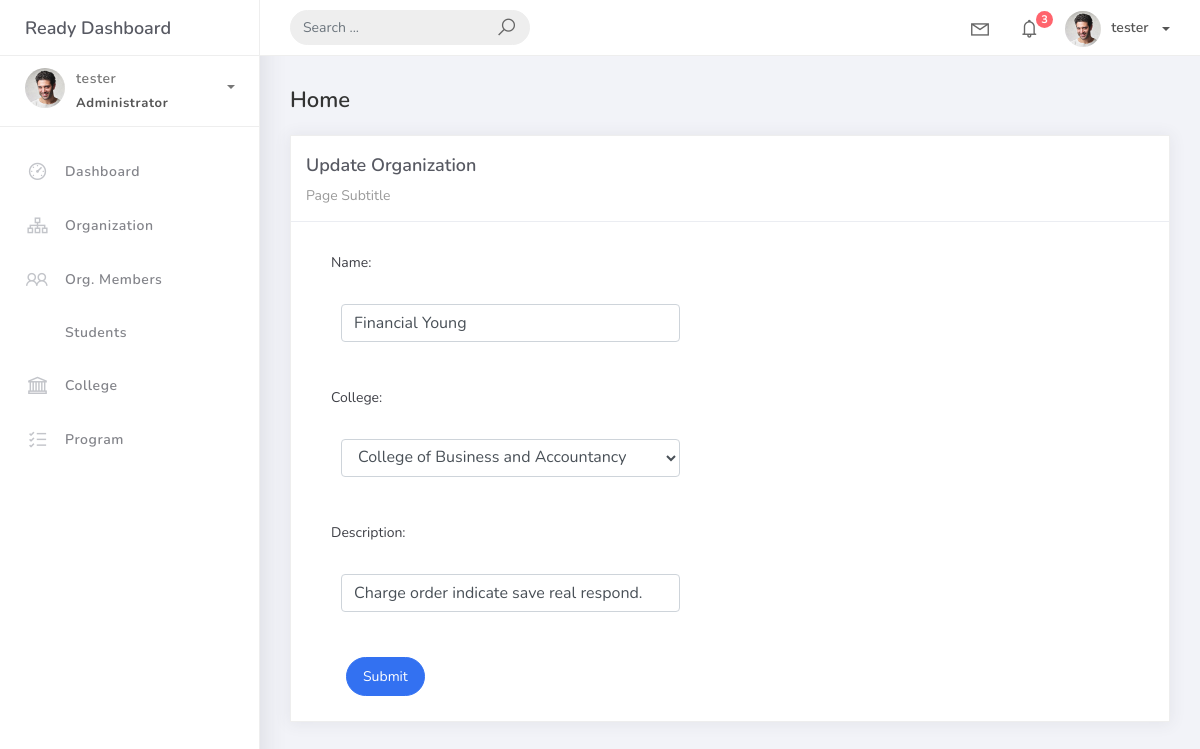
Screenshot of /organization_list/7 (signed in) with the database file from the repository.
### studentorg/models.py (models this page shows, shortened)
class BaseModel(models.Model):
    created_at = models.DateTimeField(auto_now_add=True, db_index=True)
    updated_at = models.DateTimeField(auto_now=True)
    class Meta:
        abstract = True

class Organization(BaseModel):
    name = models.CharField(max_length=255)
    college = models.ForeignKey(College, null=True, blank=True, on_delete=models.CASCADE)
    description = models.CharField(max_length=500)

### studentorg/views.py (the view)
# urls.py: path('organization_list/<pk>', OrganizationUpdateView.as_view(), name='organization-update'),
class OrganizationUpdateView(LoginRequiredMixin, UpdateView):
    model = Organization
    form_class = OrganizationForm
    template_name = 'org_form.html'
    success_url = reverse_lazy('organization-list')

### studentorg/forms.py
class OrganizationForm(ModelForm):
    class Meta:
        model = Organization
        fields = "__all__"

### studentorg/models.py (called while the page is built)
    def __str__(self):
        return self.college_name

### templates/org_form.html (shortened to what this page needs)
{% extends 'base.html' %} {% load static %} {% block content %}
<div class="content">
    <div class="container-fluid">
        <h4 class="page-title">Home</h4>
        <div class="row">
            <div class="col-md-12">
                <div class="card">
                    <div class="card-header">
                        <div class="card-title">{% if object %}Update Organization{% else %}Add New Organization{% endif %}</div>
                        <div class="card-category">Page Subtitle</div>
                    </div>
                    <div class="col-md-6">
                        <div class="card-body">
                            <form class="" action="" method="post" novalidate>
                                {% include 'includes/form.html' %}
                                <div class="form-group">
                                    <div class="col-md-12 col-sm-3">
                                        <button type="submit" class="btn btn-primary btn-rounded">Submit</button>
                                    </div>
                                </div>
                            </form>
                        </div>
                    </div>
                </div>
            </div>
        </div>
    </div>
</div>
{% endblock %}

### templates/base.html (shortened to what this page needs)
{% load static %}
<!DOCTYPE html>
<html>
<head>
	<link rel="stylesheet" href="{% static 'css/bootstrap.min.css' %}">
	<link rel="stylesheet" href="{% static 'css/ready.css' %}">
    <link rel="stylesheet" href="{% static 'css/demo.css' %}">
</head>
<body>
	<div class="wrapper">
		<div class="main-header">
			<div class="logo-header">
				<a href="index.html" class="logo">
					Ready Dashboard
				</a>
			</div>
			<nav class="navbar navbar-header navbar-expand-lg">
				<div class="container-fluid">
					<form class="navbar-left navbar-form nav-search mr-md-3" action="">
						<div class="input-group">
							<input type="text" placeholder="Search ..." class="form-control">
							<div class="input-group-append">
								<span class="input-group-text">
									<i class="la la-search search-icon"></i>
								</span>
							</div>
						</div>
					</form>
					<ul class="navbar-nav topbar-nav ml-md-auto align-items-center">
						<li class="nav-item dropdown hidden-caret">
							<a class="nav-link dropdown-toggle" href="#" id="navbarDropdown" role="button" data-toggle="dropdown" aria-haspopup="true" aria-expanded="false">
								<i class="la la-envelope"></i>
							</a>
						</li>
						<li class="nav-item dropdown hidden-caret">
							<a class="nav-link dropdown-toggle" href="#" id="navbarDropdown" role="button" data-toggle="dropdown" aria-haspopup="true" aria-expanded="false">
								<i class="la la-bell"></i>
								<span class="notification">3</span>
							</a>
						</li>
						<li class="nav-item dropdown">
							<a class="dropdown-toggle profile-pic" data-toggle="dropdown" href="#" aria-expanded="false"> <img src="{% static 'img/profile.jpg' %}" alt="user-img" width="36" class="img-circle"><span >{{ request.user.username }}</span></span> </a>
							</li>
						</ul>
					</div>
				</nav>
			</div>
			<div class="sidebar">
				<div class="scrollbar-inner sidebar-wrapper">
					<div class="user">
						<div class="photo">
							<img src="{% static 'img/profile.jpg' %}">
						</div>
						<div class="info">
							<a class="" data-toggle="collapse" href="#collapseExample" aria-expanded="true">
								<span>
									{{ request.user.username }}
									<span class="user-level">Administrator</span>
									<span class="caret"></span>
								</span>
							</a>
						</div>
					</div>
					<ul class="nav">
						<li class="nav-item">
							<a href="index.html">
								<i class="la la-dashboard"></i>
								<p>Dashboard</p>
							</a>
						</li>
						<li class="nav-item">
        <a href="{% url 'organization-list' %}">
            <i class="la la-sitemap"></i>
            <p>Organization</p>
        </a>
    </li>
    <li class="nav-item">
        <a href="{% url 'orgmember-list' %}">
            <i class="la la-users"></i>
            <p>Org. Members</p>
        </a>
    </li>
    <li class="nav-item">
        <a href="{% url 'student-list' %}">
            <p>Students</p>
        </a>
    </li>
    <li class="nav-item">
        <a href="{% url 'college-list' %}">
            <i class="la la-university"></i>
            <p>College</p>
        </a>
    </li>
    <li class="nav-item">
        <a href="{% url 'program-list' %}">
            <i class="la la-list-alt"></i>
            <p>Program</p>
        </a>
    </li>
					</ul>
				</div>
			</div>
			<div class="main-panel">
                {% block content %}
                {% endblock %}
			</div>
		</div>
</body>
</html>

### templates/includes/form.html (shortened to what this page needs)
{% load widget_tweaks %}
{% for field in form %}
<div class="field item form-group">
<label>{{ field.label_tag }}</label>
<div class="form-group">
{% render_field field class="form-control" %}
</div>
</div>
{% endfor %}

### rows the page displays
Organization: name "Financial Young" "College of Business and Accountancy" "Charge order indicate save real respond."

### other values shown
{{ request.user.username }} "tester"
{{ field.label_tag }} "Name:" "College:" "Description:"
